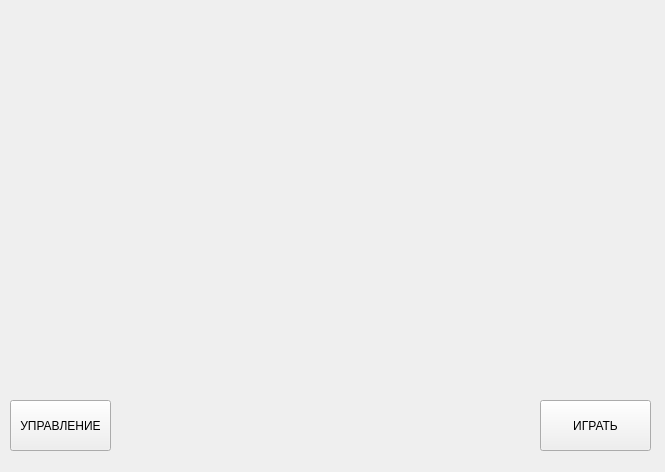
<?xml version="1.0" encoding="UTF-8"?>
<ui version="4.0">
 <class>Form</class>
 <widget class="QWidget" name="Form">
  <property name="geometry">
   <rect>
    <x>0</x>
    <y>0</y>
    <width>665</width>
    <height>472</height>
   </rect>
  </property>
  <property name="windowTitle">
   <string>Form</string>
  </property>
  <widget class="QPushButton" name="pushButton">
   <property name="geometry">
    <rect>
     <x>540</x>
     <y>400</y>
     <width>111</width>
     <height>51</height>
    </rect>
   </property>
   <property name="styleSheet">
    <string notr="true">font: 75 8pt &quot;MS Shell Dlg 2&quot;;
font: 75 8pt &quot;MS Shell Dlg 2&quot;;</string>
   </property>
   <property name="text">
    <string>ИГРАТЬ</string>
   </property>
  </widget>
  <widget class="QPushButton" name="pushButton_2">
   <property name="geometry">
    <rect>
     <x>10</x>
     <y>400</y>
     <width>101</width>
     <height>51</height>
    </rect>
   </property>
   <property name="text">
    <string>УПРАВЛЕНИЕ</string>
   </property>
  </widget>
 </widget>
 <resources/>
 <connections/>
</ui>
